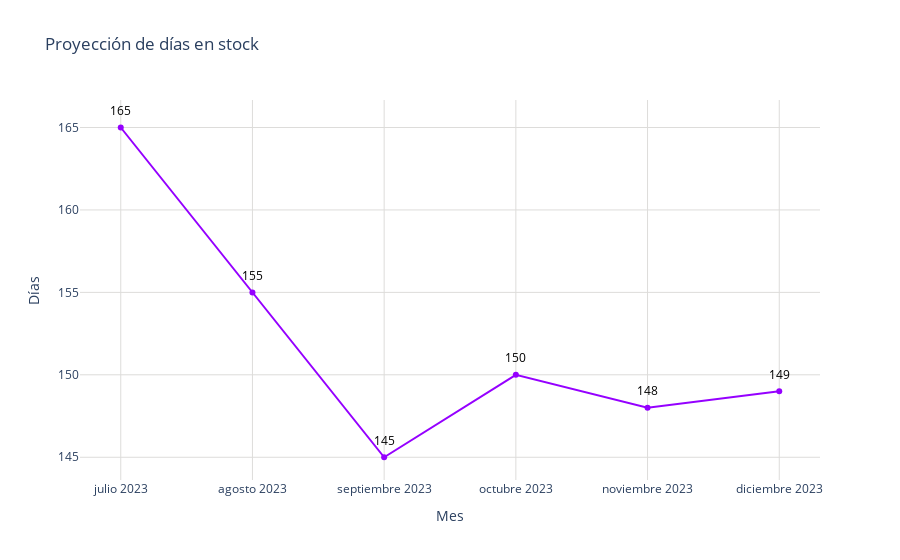

Notebook code for this chart:
### Code cell
dias = stock_proyeccion_dias_pachuca['Dias']
meses = stock_proyeccion_dias_pachuca['Mes']

# Crear figura
fig = go.Figure()
fig.add_trace(go.Scatter(
    x=meses,
    y=dias,
    mode='markers+lines',
    #marker=dict(color='blue'),
    marker_color='#9500ff',
))
# Agregar anotaciones para mostrar los valores encima de los puntos
for mes, dia in zip(meses, dias):
    fig.add_annotation(
        x=mes,
        y=dia,
        text=str(dia),  # Texto que se mostrará (el valor del día)
        showarrow=False,  # No mostrar la flecha
        font=dict(color='black', size=12),  # Estilo del texto
        xshift=0,  # Desplazamiento horizontal del texto
        yshift=17,  # Desplazamiento vertical del texto
        textangle=0  # Ángulo del texto
    )
# Actualizar diseño
fig.update_layout(
    title='Proyección de días en stock',
    xaxis_title='Mes',
    yaxis_title='Días',
    xaxis=dict(gridcolor='#dddcda', tickmode='array', tickvals=list(range(len(meses))), ticktext=meses),
    yaxis=dict(gridcolor='#dddcda', gridwidth=1),
    plot_bgcolor='rgba(0,0,0,0)'
)

# Exportar gráfica como archivo HTML
def guardar_grafico_como_html(fig, nombre_archivo, carpeta='graficas'):
    # Crear la carpeta si no existe
    if not os.path.exists(carpeta):
        os.makedirs(carpeta)
    
    # Gráfica como archivo HTML en la carpeta especificada
    pio.write_html(fig, f'{carpeta}/{nombre_archivo}.html')

guardar_grafico_como_html(fig, 'g_scatt_stockdias_pachuca', carpeta='graficas')
fig.show()

### Figure 1 — Plotly figure (JSON) as saved in the notebook; plotly's stock layout.template omitted (floating-point values rounded to 4 significant figures)
{"data": [{"marker": {"color": "#9500ff"}, "mode": "markers+lines", "type": "scatter", "x": ["julio 2023", "agosto 2023", "septiembre 2023", "octubre 2023", "noviembre 2023", "diciembre 2023"], "y": [165, 155, 145, 150, 148, 149]}], "layout": {"annotations": [{"font": {"color": "black", "size": 12}, "showarrow": false, "text": "165", "textangle": 0, "x": "julio 2023", "xshift": 0, "y": 165, "yshift": 17}, {"font": {"color": "black", "size": 12}, "showarrow": false, "text": "155", "textangle": 0, "x": "agosto 2023", "xshift": 0, "y": 155, "yshift": 17}, {"font": {"color": "black", "size": 12}, "showarrow": false, "text": "145", "textangle": 0, "x": "septiembre 2023", "xshift": 0, "y": 145, "yshift": 17}, {"font": {"color": "black", "size": 12}, "showarrow": false, "text": "150", "textangle": 0, "x": "octubre 2023", "xshift": 0, "y": 150, "yshift": 17}, {"font": {"color": "black", "size": 12}, "showarrow": false, "text": "148", "textangle": 0, "x": "noviembre 2023", "xshift": 0, "y": 148, "yshift": 17}, {"font": {"color": "black", "size": 12}, "showarrow": false, "text": "149", "textangle": 0, "x": "diciembre 2023", "xshift": 0, "y": 149, "yshift": 17}], "plot_bgcolor": "rgba(0,0,0,0)", "title": {"text": "Proyección de días en stock"}, "xaxis": {"gridcolor": "#dddcda", "tickmode": "array", "ticktext": ["julio 2023", "agosto 2023", "septiembre 2023", "octubre 2023", "noviembre 2023", "diciembre 2023"], "tickvals": [0, 1, 2, 3, 4, 5], "title": {"text": "Mes"}}, "yaxis": {"gridcolor": "#dddcda", "gridwidth": 1, "title": {"text": "Días"}}}}
